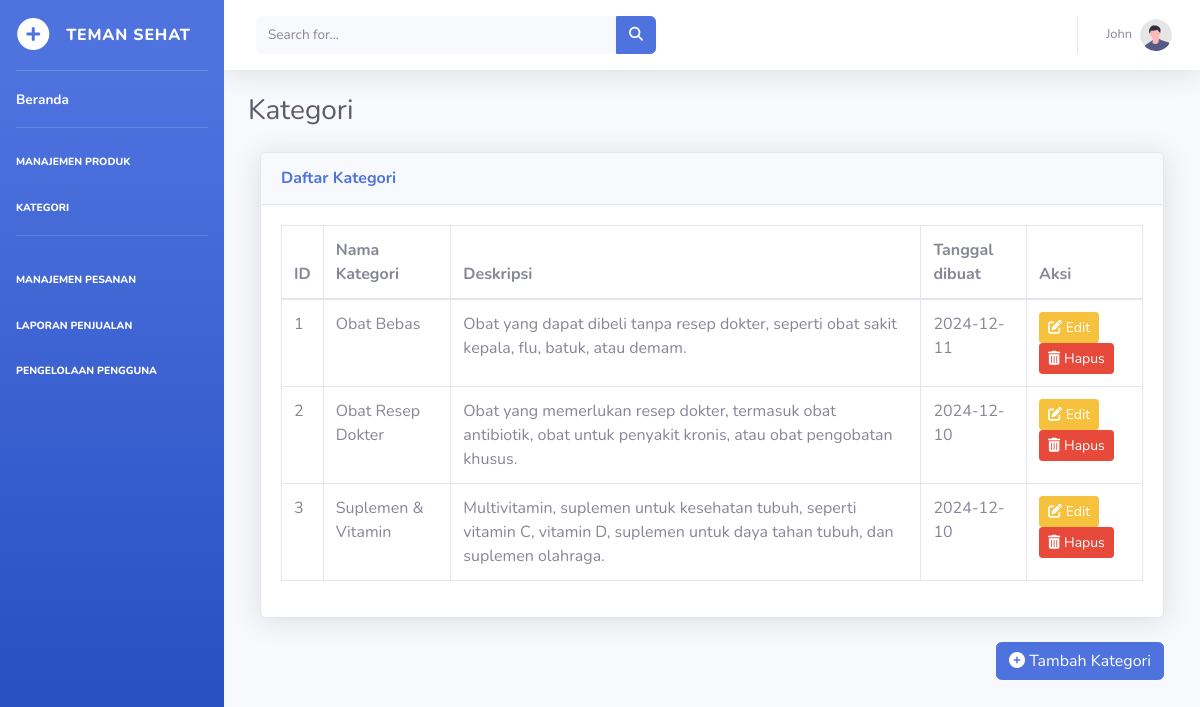
The app's page /admin/kategori.php (signed in) with its own data.
### tables this page shows
CREATE TABLE `kategori` (
  `id_kategori` int(11) NOT NULL,
  `nama_kategori` varchar(100) DEFAULT NULL,
  `tgl_input` datetime DEFAULT NULL,
  `deskripsi` text DEFAULT NULL
);

### admin/kategori.php (the view, shortened to what this page needs)
<!DOCTYPE html>
<html lang="en">
<head>
    <link href="vendor/fontawesome-free/css/all.min.css" rel="stylesheet" type="text/css">
    <link href="css/sb-admin-2.min.css" rel="stylesheet">
</head>
<body id="page-top">
    <div id="wrapper">
        <?php include('sidebar.php') ?>
        <div id="content-wrapper" class="d-flex flex-column">
            <div id="content">
                <nav class="navbar navbar-expand navbar-light bg-white topbar mb-4 static-top shadow">
                    <form
                        class="d-none d-sm-inline-block form-inline mr-auto ml-md-3 my-2 my-md-0 mw-100 navbar-search">
                        <div class="input-group">
                            <input type="text" class="form-control bg-light border-0 small" placeholder="Search for..."
                                aria-label="Search" aria-describedby="basic-addon2">
                            <div class="input-group-append">
                                <button class="btn btn-primary" type="button">
                                    <i class="fas fa-search fa-sm"></i>
                                </button>
                            </div>
                        </div>
                    </form>
                    <?php include('profile.php') ?>
                </nav>
                <div class="container-fluid">
  <div class="d-sm-flex align-items-center justify-content-between mb-4">
    <h1 class="h3 mb-0 text-gray-800">Kategori</h1>
  </div>
  <div class="row">
    <div class="container-fluid">
      <div class="card shadow mb-4">
        <div class="card-header py-3">
          <h6 class="m-0 font-weight-bold text-primary">Daftar Kategori</h6>
        </div>
        <div class="card-body">
          <div class="table-responsive">
            <table class="table table-bordered" id="dataTable" width="100%" cellspacing="0">
              <thead>
                <tr>
                  <th>ID</th>
                  <th>Nama Kategori</th>
                  <th>Deskripsi</th>
                  <th>Tanggal dibuat</th>
                  <?php if($_SESSION['role'] === 'admin') {
                    echo "<th>Aksi</th>";
                  }
                  ?>
                </tr>
              </thead>
              <tbody>
                <?php
                    require_once("../includes/koneksi.php");
                    $sql = "SELECT * FROM kategori";
                    $result = $koneksi->query($sql);
                    if ($result->num_rows > 0) {
                        while($row = $result->fetch_assoc()) {
                            echo "<tr>
                                    <td>" . $row["id_kategori"] . "</td>
                                    <td>" . $row["nama_kategori"] . "</td>
                                    <td>" . $row["deskripsi"] . "</td>
                                    <td>" . (isset($row['tgl_input']) ? date('Y-m-d', strtotime($row['tgl_input'])) : '') . "</td>";
                                    if($_SESSION['role'] === 'admin') {
                                        echo "
                                        <td>
                                            <button class='btn btn-warning btn-sm' data-toggle='modal' data-target='#editCategoryModal-". $row['id_kategori'] ."'><i class='fas fa-edit'></i> Edit</button>
                                            <button class='btn btn-danger btn-sm' data-toggle='modal' data-target='#deleteCategoryModal-". $row['id_kategori'] ."'><i class='fas fa-trash-alt'></i> Hapus</button>
                                        </td>";
                                    }
                                echo "</tr>";
                        }
                    } else {
                        echo "
                            <tr>
                                <td colspan='6'><center>No data available in table</center></td>
                            </tr>";
                    }
                ?>
              </tbody>
            </table>
          </div>
        </div>
      </div>
      <?php if($_SESSION['role'] === 'admin') {
      echo "<div class='text-right mb-3'>
        <button type='button' class='btn btn-primary' data-toggle='modal' data-target='#addCategoryModal'><i
            class='fas fa-plus-circle'></i> Tambah Kategori</button>
      </div>";
      }
      ?>
    </div>
</body>
</html>

### records on screen
kategori: id_kategori "1", nama_kategori "Obat Bebas", deskripsi "Obat yang dapat dibeli tanpa resep dokter, seperti obat sakit kepala, flu, batuk, atau demam.", tgl_input "2024-12-11"
kategori: id_kategori "2", nama_kategori "Obat Resep Dokter", deskripsi "Obat yang memerlukan resep dokter, termasuk obat antibiotik, obat untuk penyakit kronis, atau obat pengobatan khusus.", tgl_input "2024-12-10"
kategori: id_kategori "3", nama_kategori "Suplemen & Vitamin", deskripsi "Multivitamin, suplemen untuk kesehatan tubuh, seperti vitamin C, vitamin D, suplemen untuk daya tahan tubuh, dan suplemen olahraga.", tgl_input "2024-12-10"

### other values on screen
$_SESSION['username'] "John"
